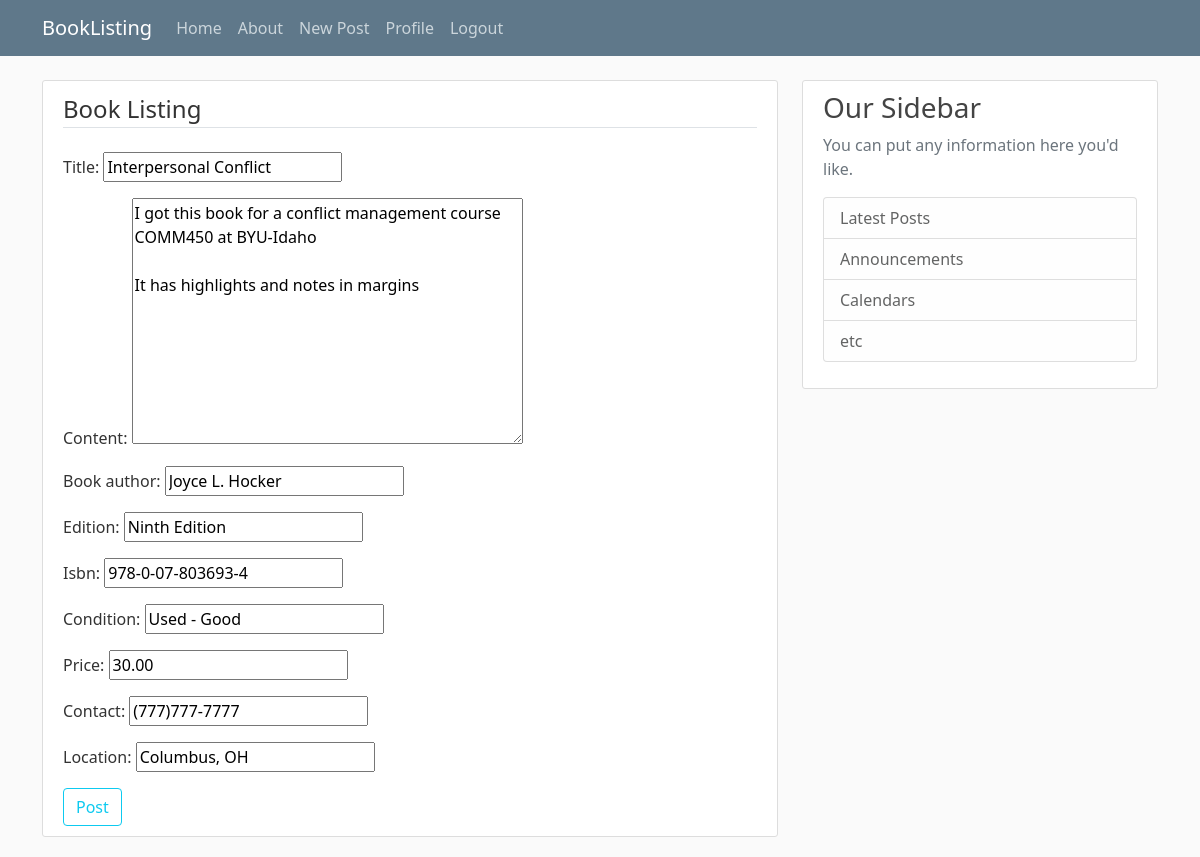
Page /post/8/update/ (signed in) on the committed database.
### listing/models.py (models this page shows)
class Post(models.Model):
    title = models.CharField(max_length=100)
    content = models.TextField()
    date_posted = models.DateTimeField(default=timezone.now)
    author = models.ForeignKey(User, on_delete=models.CASCADE)
    book_author = models.CharField(max_length=100, default='unknown')
    edition = models.CharField(max_length=100, default='unknown')
    isbn = models.CharField(max_length=100, default='unknown')
    condition = models.CharField(max_length=100, default='unknown')
    price = models.DecimalField(max_digits=8, decimal_places=2, default=0.00)
    contact = models.CharField(max_length=100, default='unknown')
    location = models.CharField(max_length=100, default='unknown')

### listing/views.py (the view, shortened to what this page needs)
# urls.py: path('post/<int:pk>/update/', PostUpdateView.as_view(), name='post-update'),
class PostUpdateView(LoginRequiredMixin, UserPassesTestMixin, UpdateView):
    model = Post
    fields = ['title', 'content', 'book_author', 'edition', 'isbn', 'condition', 'price', 'contact', 'location']
    def test_func(self):
        post = self.get_object()
        if self.request.user == post.author:
            return True
        return False

### listing/templates/listing/post_form.html (shortened to what this page needs)
{% extends "listing/base.html" %} {% block content %}
<div class="content-section">
  <form method="POST">
    <fieldset class="form-group">
      <legend class="border-bottom mb-4">Book Listing</legend>
      {{ form.as_p }}
    </fieldset>
    <div class="form-group">
      <button class="btn btn-outline-info" type="submit">Post</button>
    </div>
  </form>
</div>
{% endblock content %}

### listing/static/listing/main.css (style rules this page uses)
body { background: #fafafa; color: #333333; margin-top: 5rem; }
.content-section { background: #ffffff; padding: 10px 20px; border: 1px solid #dddddd; border-radius: 3px; margin-bottom: 20px; }

### rows in the picture
Post: title "Interpersonal Conflict", content "I got this book for a conflict management course COMM450 at BYU-Idaho It has highlights and notes in margins", book_author "Joyce L. Hocker", edition "Ninth Edition", isbn "978-0-07-803693-4", condition "Used - Good", price "30.00", contact "(777)777-7777", location "Columbus, OH"
